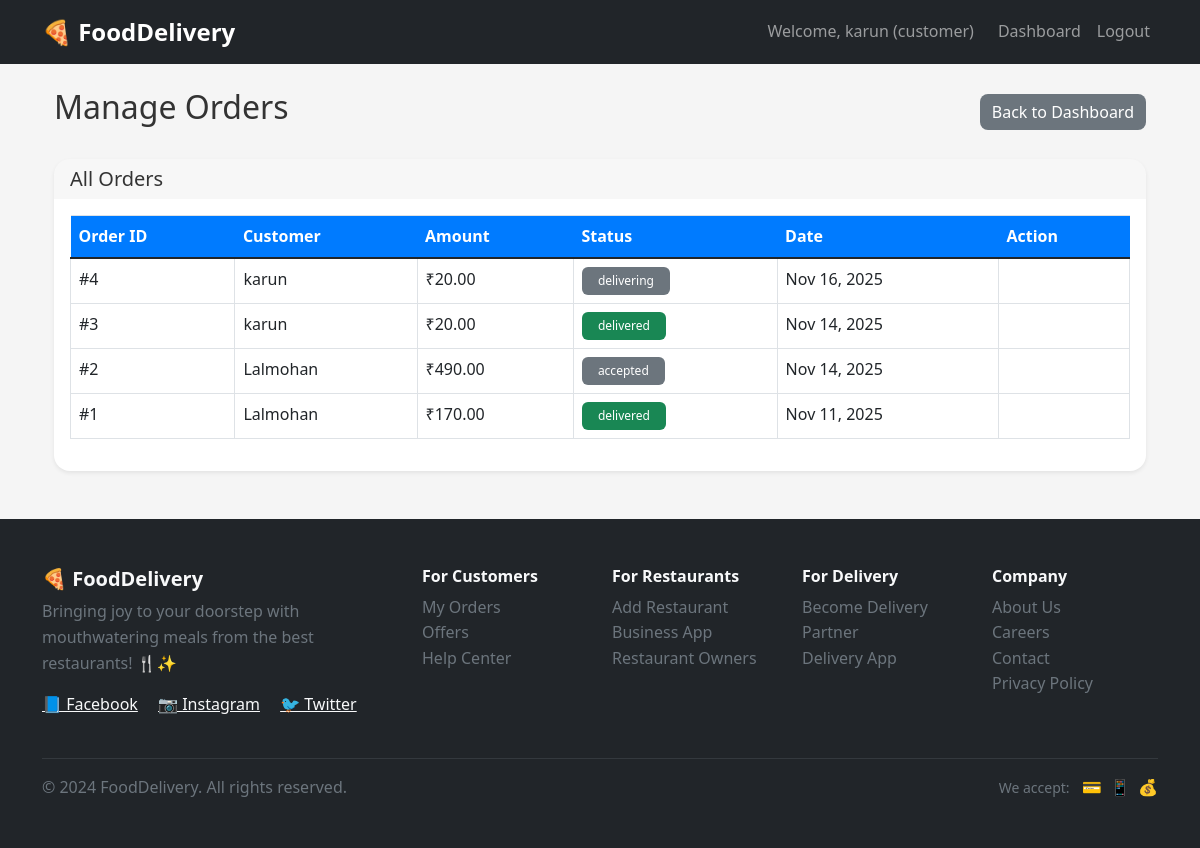
Screenshot of /fooddelivery/admin/orders/ (signed in) with the database file from the repository.
### foodapp/models.py (models this page shows, shortened)
class CustomUser(AbstractUser):
    username = models.CharField(max_length=20, unique=True)
    email = models.EmailField(unique=True)
    phone_number = models.CharField(max_length=10,default='0000000000')
    address = models.TextField(max_length=100, blank=True, null=True)
    ROLE_CHOICES = (
        ('admin', 'Admin'),
        ('customer', 'Customer'),
        ('restaurant', 'Restaurant'),
        ('delivery', 'Delivery Partners'),
    )
    role = models.CharField(max_length=10, choices=ROLE_CHOICES, default='customer')
    is_verified = models.BooleanField(default=False)

class Order(models.Model):
    STATUS_CHOICES = [
        ('pending', 'Pending'),
        ('available', 'Available for Delivery'),
        ('accepted', 'Accepted by Restaurant'),
        ('assigned', 'Assigned to Delivery'),
        ('delivering', 'Out for Delivery'),
        ('delivered', 'Delivered'),
        ('cancelled', 'Cancelled'),
    ]
    customer = models.ForeignKey(CustomUser, on_delete=models.CASCADE, limit_choices_to={'role': 'customer'})
    restaurant = models.ForeignKey(RestaurantProfile, on_delete=models.CASCADE)
    delivery_partner = models.ForeignKey(CustomUser, null=True, blank=True, on_delete=models.SET_NULL, related_name='deliveries', limit_choices_to={'role': 'delivery'})
    total_amount = models.DecimalField(max_digits=10, decimal_places=2, default=0)
    status = models.CharField(max_length=20, choices=STATUS_CHOICES, default='pending')
    created_at = models.DateTimeField(auto_now_add=True)

### foodapp/views.py (the view)
# urls.py: path('admin/orders/', manage_orders, name='manage_orders'),
@login_required
def manage_orders(request):
    orders = Order.objects.all().order_by('-created_at')
    return render(request, 'manage_orders.html', {'orders': orders})

### Templates/manage_orders.html (shortened to what this page needs)
{% extends 'base.html' %}
{% block content %}
<div class="container">
    <div class="d-flex justify-content-between align-items-center mb-4">
        <h2>Manage Orders</h2>
        <a href="{% url 'admin_dashboard' %}" class="btn btn-secondary">Back to Dashboard</a>
    </div>
    <div class="card">
        <div class="card-header">
            <h5 class="mb-0">All Orders</h5>
        </div>
        <div class="card-body">
            <div class="table-responsive">
                <table class="table table-bordered">
                    <thead>
                        <tr>
                            <th>Order ID</th>
                            <th>Customer</th>
                            <th>Amount</th>
                            <th>Status</th>
                            <th>Date</th>
                            <th>Action</th>
                        </tr>
                    </thead>
                    <tbody>
                        {% for order in orders %}
                        <tr>
                            <td>#{{ order.id }}</td>
                            <td>{{ order.customer.username }}</td>
                            <td>₹{{ order.total_amount }}</td>
                            <td>
                                <span class="badge
                                    {% if order.status == 'pending' %}bg-warning
                                    {% elif order.status == 'confirmed' %}bg-info
                                    {% elif order.status == 'delivered' %}bg-success
                                    {% elif order.status == 'cancelled' %}bg-danger
                                    {% else %}bg-secondary{% endif %}">
                                    {{ order.status }}
                                </span>
                            </td>
                            <td>{{ order.created_at|date:"M d, Y" }}</td>
                            <td>
                            </td>
                        </tr>
                        {% empty %}
                        <tr>
                            <td colspan="6" class="text-center py-4">
                                <p class="text-muted">No orders found</p>
                            </td>
                        </tr>
                        {% endfor %}
                    </tbody>
                </table>
            </div>
        </div>
    </div>
</div>
{% endblock %}

### Templates/base.html (shortened to what this page needs)
<!DOCTYPE html>
<html lang="en">
<head>
    <link href="https://cdn.jsdelivr.net/npm/bootstrap@5.1.3/dist/css/bootstrap.min.css" rel="stylesheet">
    <link href="/static/css/style.css" rel="stylesheet">
</head>
<body>
    <nav class="navbar navbar-expand-lg navbar-dark bg-dark">
        <div class="container">
            <a class="navbar-brand" href="{% url 'home' %}">🍕 FoodDelivery</a>
            <div class="navbar-nav ms-auto">
                {% if user.is_authenticated %}
                    <span class="navbar-text me-3">Welcome, {{ user.username }} ({{ user.role }})</span>
                    <a class="nav-link" href="{% url 'dashboard' %}">Dashboard</a>
                    <a class="nav-link" href="{% url 'logout' %}">Logout</a>
                {% else %}
                    <a class="nav-link" href="{% url 'login' %}">Login</a>
                    <a class="nav-link" href="{% url 'register_customer' %}">Register</a>
                {% endif %}
            </div>
        </div>
    </nav>
    <main class="container mt-4">
        {% block content %}
        {% endblock %}
    </main>
    <footer class="bg-dark text-light mt-5">
        <div class="container py-5">
            <div class="row">
                <div class="col-md-4 mb-4">
                    <h5 class="fw-bold">🍕 FoodDelivery</h5>
                    <p class="text-muted">Bringing joy to your doorstep with mouthwatering meals from the best restaurants! 🍴✨</p>
                    <div class="social-links">
                        <a href="#" class="text-light me-3">📘 Facebook</a>
                        <a href="#" class="text-light me-3">📷 Instagram</a>
                        <a href="#" class="text-light">🐦 Twitter</a>
                    </div>
                </div>
                <div class="col-md-2 mb-4">
                    <h6 class="fw-bold">For Customers</h6>
                    <ul class="list-unstyled">
                        <li><a href="#" class="text-muted text-decoration-none">My Orders</a></li>
                        <li><a href="#" class="text-muted text-decoration-none">Offers</a></li>
                        <li><a href="#" class="text-muted text-decoration-none">Help Center</a></li>
                    </ul>
                </div>
                <div class="col-md-2 mb-4">
                    <h6 class="fw-bold">For Restaurants</h6>
                    <ul class="list-unstyled">
                        <li><a href="{% url 'register_restaurant' %}" class="text-muted text-decoration-none">Add Restaurant</a></li>
                        <li><a href="#" class="text-muted text-decoration-none">Business App</a></li>
                        <li><a href="#" class="text-muted text-decoration-none">Restaurant Owners</a></li>
                    </ul>
                </div>
                <div class="col-md-2 mb-4">
                    <h6 class="fw-bold">For Delivery</h6>
                    <ul class="list-unstyled">
                        <li><a href="{% url 'register_delivery' %}" class="text-muted text-decoration-none">Become Delivery Partner</a></li>
                        <li><a href="#" class="text-muted text-decoration-none">Delivery App</a></li>
                    </ul>
                </div>
                <div class="col-md-2 mb-4">
                    <h6 class="fw-bold">Company</h6>
                    <ul class="list-unstyled">
                        <li><a href="#" class="text-muted text-decoration-none">About Us</a></li>
                        <li><a href="#" class="text-muted text-decoration-none">Careers</a></li>
                        <li><a href="#" class="text-muted text-decoration-none">Contact</a></li>
                        <li><a href="#" class="text-muted text-decoration-none">Privacy Policy</a></li>
                    </ul>
                </div>
            </div>
            <hr class="bg-secondary">
            <div class="row align-items-center">
                <div class="col-md-6">
                    <p class="text-muted mb-0">&copy; 2024 FoodDelivery. All rights reserved.</p>
                </div>
                <div class="col-md-6 text-md-end">
                    <div class="payment-methods">
                        <small class="text-muted">We accept:</small>
                        <span class="ms-2">💳</span>
                        <span class="ms-1">📱</span>
                        <span class="ms-1">💰</span>
                    </div>
                </div>
            </div>
        </div>
    </footer>
</body>
</html>

### static/css/style.css (style rules this page uses)
:root { --primary-color: #007bff; --secondary-color: #6c757d; --success-color: #28a745; --warning-color: #ffc107; --danger-color: #dc3545; --info-color: #17a2b8; --dark-color: #343a40; --light-color: #f8f9fa; }
* { margin: 0; padding: 0; box-sizing: border-box; }
body { font-family: 'Segoe UI', Tahoma, Geneva, Verdana, sans-serif; background-color: #f5f5f5; line-height: 1.6; color: #333; }
.navbar-brand { font-weight: bold; font-size: 1.5rem; }
.navbar-nav .nav-link { font-weight: 500; transition: color 0.3s ease; }
.card { border: none; border-radius: 1rem; box-shadow: 0 0.125rem 0.25rem rgba(0, 0, 0, 0.075); transition: all 0.3s ease; margin-bottom: 1.5rem; }
.card-header { border-radius: 1rem 1rem 0 0 !important; border: none; font-weight: 600; }
.btn { border-radius: 0.5rem; font-weight: 500; transition: all 0.3s ease; border: none; }
.badge { border-radius: 0.375rem; font-weight: 500; padding: 0.5rem 1rem; }
.table th { background-color: var(--primary-color); color: white; border: none; }

### rows the page displays
CustomUser: username "karun", role "customer"
Order: id "4", customer.username "karun", total_amount "20.00", status "delivering", created_at "Nov 16, 2025"
Order: id "3", customer.username "karun", total_amount "20.00", status "delivered", created_at "Nov 14, 2025"
Order: id "2", customer.username "Lalmohan", total_amount "490.00", status "accepted", created_at "Nov 14, 2025"
Order: id "1", customer.username "Lalmohan", total_amount "170.00", status "delivered", created_at "Nov 11, 2025"
